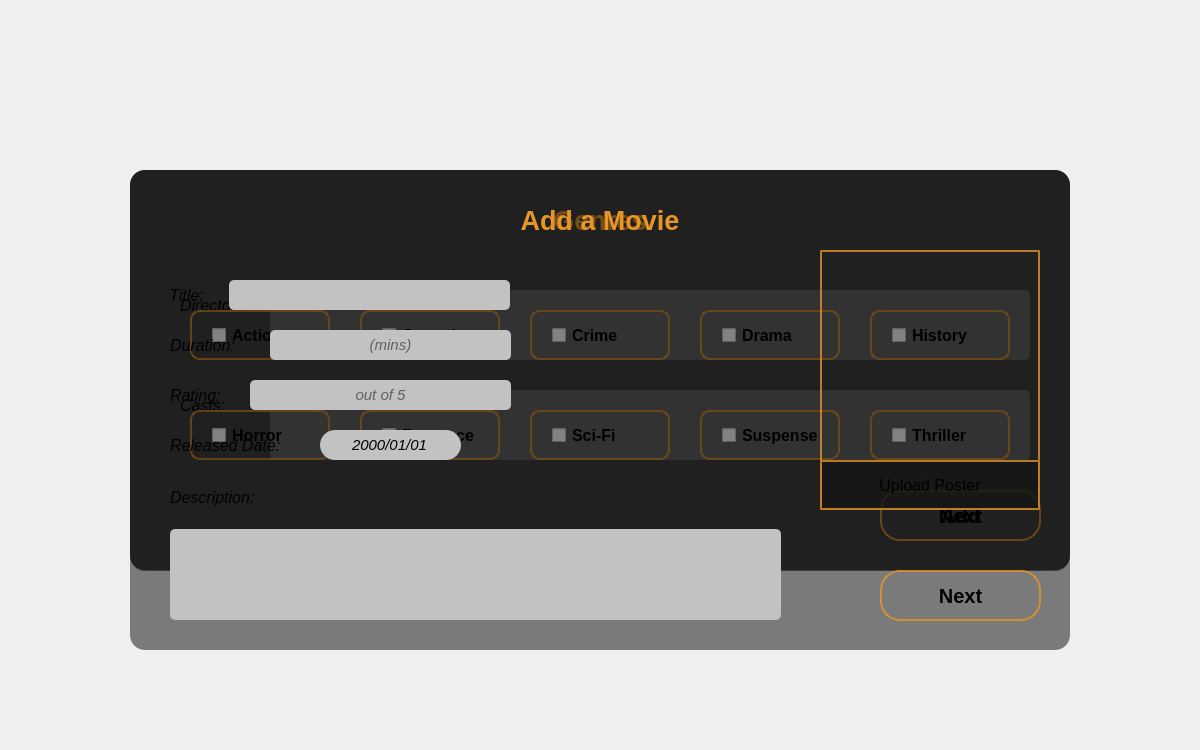
 <widget class="QWidget" name="addmovies">
  <property name="geometry">
   <rect>
    <x>0</x>
    <y>0</y>
    <width>1200</width>
    <height>750</height>
   </rect>
  </property>
  <property name="minimumSize">
   <size>
    <width>1200</width>
    <height>750</height>
   </size>
  </property>
  <property name="maximumSize">
   <size>
    <width>1200</width>
    <height>750</height>
   </size>
  </property>
  <property name="windowTitle">
   <string>MovieMaestro</string>
  </property>
  <property name="windowIcon">
   <iconset resource="photos.qrc">
    <normaloff>:/MM Transparent BG.png</normaloff>:/MM Transparent BG.png</iconset>
  </property>
  <widget class="QLabel" name="Background">
   <property name="geometry">
    <rect>
     <x>0</x>
     <y>0</y>
     <width>1200</width>
     <height>750</height>
    </rect>
   </property>
   <property name="minimumSize">
    <size>
     <width>1200</width>
     <height>750</height>
    </size>
   </property>
   <property name="maximumSize">
    <size>
     <width>1200</width>
     <height>750</height>
    </size>
   </property>
   <property name="focusPolicy">
    <enum>Qt::StrongFocus</enum>
   </property>
   <property name="styleSheet">
    <string notr="true"/>
   </property>
   <property name="text">
    <string/>
   </property>
   <property name="pixmap">
    <pixmap resource="photos.qrc">:/background1.png</pixmap>
   </property>
   <property name="scaledContents">
    <bool>true</bool>
   </property>
  </widget>
  <widget class="QLabel" name="Logo">
   <property name="geometry">
    <rect>
     <x>1040</x>
     <y>30</y>
     <width>121</width>
     <height>111</height>
    </rect>
   </property>
   <property name="text">
    <string/>
   </property>
   <property name="pixmap">
    <pixmap resource="photos.qrc">:/MM Transparent BG.png</pixmap>
   </property>
   <property name="scaledContents">
    <bool>true</bool>
   </property>
  </widget>
  <widget class="QPushButton" name="BackToAdminOptions">
   <property name="geometry">
    <rect>
     <x>40</x>
     <y>40</y>
     <width>51</width>
     <height>51</height>
    </rect>
   </property>
   <property name="cursor">
    <cursorShape>PointingHandCursor</cursorShape>
   </property>
   <property name="mouseTracking">
    <bool>true</bool>
   </property>
   <property name="styleSheet">
    <string notr="true">background:none;
border:none;</string>
   </property>
   <property name="text">
    <string/>
   </property>
   <property name="icon">
    <iconset resource="photos.qrc">
     <normaloff>:/back icon.png</normaloff>:/back icon.png</iconset>
   </property>
   <property name="iconSize">
    <size>
     <width>50</width>
     <height>50</height>
    </size>
   </property>
  </widget>
  <widget class="QGroupBox" name="addMoviesBox">
   <property name="enabled">
    <bool>true</bool>
   </property>
   <property name="geometry">
    <rect>
     <x>130</x>
     <y>170</y>
     <width>940</width>
     <height>480</height>
    </rect>
   </property>
   <property name="sizePolicy">
    <sizepolicy hsizetype="Preferred" vsizetype="Preferred">
     <horstretch>0</horstretch>
     <verstretch>0</verstretch>
    </sizepolicy>
   </property>
   <property name="layoutDirection">
    <enum>Qt::LeftToRight</enum>
   </property>
   <property name="autoFillBackground">
    <bool>false</bool>
   </property>
   <property name="styleSheet">
    <string notr="true">background-color:rgba(0, 0, 0, 125);
background-position:left;
border: none;
border-radius: 15px;</string>
   </property>
   <property name="title">
    <string/>
   </property>
   <property name="alignment">
    <set>Qt::AlignCenter</set>
   </property>
   <widget class="QPushButton" name="nextButton">
    <property name="geometry">
     <rect>
      <x>750</x>
      <y>400</y>
      <width>161</width>
      <height>51</height>
     </rect>
    </property>
    <property name="sizePolicy">
     <sizepolicy hsizetype="Minimum" vsizetype="Fixed">
      <horstretch>0</horstretch>
      <verstretch>0</verstretch>
     </sizepolicy>
    </property>
    <property name="font">
     <font>
      <family>Segoe UI</family>
      <pointsize>15</pointsize>
      <italic>false</italic>
      <bold>true</bold>
     </font>
    </property>
    <property name="cursor">
     <cursorShape>PointingHandCursor</cursorShape>
    </property>
    <property name="mouseTracking">
     <bool>true</bool>
    </property>
    <property name="layoutDirection">
     <enum>Qt::LeftToRight</enum>
    </property>
    <property name="styleSheet">
     <string notr="true">#nextButton
{
background:none;
border:2px solid rgba(230, 149, 40, 200);
border-radius:20px;
}
#nextButton:hover
{
background:rgba(230, 149, 40, 200);
}</string>
    </property>
    <property name="text">
     <string>Next</string>
    </property>
    <property name="checkable">
     <bool>false</bool>
    </property>
    <property name="autoRepeatInterval">
     <number>-1</number>
    </property>
   </widget>
   <widget class="QLineEdit" name="title">
    <property name="geometry">
     <rect>
      <x>99</x>
      <y>110</y>
      <width>281</width>
      <height>30</height>
     </rect>
    </property>
    <property name="sizePolicy">
     <sizepolicy hsizetype="Expanding" vsizetype="Fixed">
      <horstretch>0</horstretch>
      <verstretch>0</verstretch>
     </sizepolicy>
    </property>
    <property name="font">
     <font>
      <family>Segoe UI</family>
      <pointsize>11</pointsize>
      <italic>false</italic>
     </font>
    </property>
    <property name="cursor">
     <cursorShape>IBeamCursor</cursorShape>
    </property>
    <property name="styleSheet">
     <string notr="true">border:none;
background:rgb(194, 194, 194);
color:black;
border-radius:5px;
</string>
    </property>
    <property name="text">
     <string/>
    </property>
    <property name="echoMode">
     <enum>QLineEdit::Normal</enum>
    </property>
    <property name="alignment">
     <set>Qt::AlignCenter</set>
    </property>
    <property name="placeholderText">
     <string/>
    </property>
    <property name="cursorMoveStyle">
     <enum>Qt::LogicalMoveStyle</enum>
    </property>
    <property name="clearButtonEnabled">
     <bool>true</bool>
    </property>
   </widget>
   <widget class="QLabel" name="textAddMovie">
    <property name="geometry">
     <rect>
      <x>270</x>
      <y>10</y>
      <width>400</width>
      <height>81</height>
     </rect>
    </property>
    <property name="font">
     <font>
      <family>Segoe UI</family>
      <pointsize>20</pointsize>
      <italic>false</italic>
      <bold>true</bold>
     </font>
    </property>
    <property name="focusPolicy">
     <enum>Qt::NoFocus</enum>
    </property>
    <property name="contextMenuPolicy">
     <enum>Qt::DefaultContextMenu</enum>
    </property>
    <property name="autoFillBackground">
     <bool>false</bool>
    </property>
    <property name="styleSheet">
     <string notr="true">background:none;
border:none;
color:rgb(230, 149, 40);</string>
    </property>
    <property name="lineWidth">
     <number>0</number>
    </property>
    <property name="text">
     <string>Add a Movie</string>
    </property>
    <property name="scaledContents">
     <bool>false</bool>
    </property>
    <property name="alignment">
     <set>Qt::AlignCenter</set>
    </property>
    <property name="wordWrap">
     <bool>false</bool>
    </property>
   </widget>
   <widget class="QLabel" name="textTitle">
    <property name="geometry">
     <rect>
      <x>35</x>
      <y>110</y>
      <width>80</width>
      <height>30</height>
     </rect>
    </property>
    <property name="font">
     <font>
      <pointsize>12</pointsize>
      <italic>true</italic>
      <fontweight>Medium</fontweight>
     </font>
    </property>
    <property name="styleSheet">
     <string notr="true">background:none;
border:none;</string>
    </property>
    <property name="text">
     <string> Title:</string>
    </property>
   </widget>
   <widget class="QLabel" name="textDescription">
    <property name="geometry">
     <rect>
      <x>40</x>
      <y>310</y>
      <width>111</width>
      <height>35</height>
     </rect>
    </property>
    <property name="font">
     <font>
      <pointsize>12</pointsize>
      <italic>true</italic>
      <fontweight>Medium</fontweight>
     </font>
    </property>
    <property name="styleSheet">
     <string notr="true">background:none;
border:none;</string>
    </property>
    <property name="text">
     <string>Description:</string>
    </property>
   </widget>
   <widget class="QLabel" name="textDuration">
    <property name="geometry">
     <rect>
      <x>40</x>
      <y>160</y>
      <width>80</width>
      <height>30</height>
     </rect>
    </property>
    <property name="font">
     <font>
      <pointsize>12</pointsize>
      <italic>true</italic>
      <fontweight>Medium</fontweight>
     </font>
    </property>
    <property name="styleSheet">
     <string notr="true">background:none;
border:none;</string>
    </property>
    <property name="text">
     <string>Duration:</string>
    </property>
   </widget>
   <widget class="QLineEdit" name="duration">
    <property name="geometry">
     <rect>
      <x>140</x>
      <y>160</y>
      <width>241</width>
      <height>30</height>
     </rect>
    </property>
    <property name="sizePolicy">
     <sizepolicy hsizetype="Expanding" vsizetype="Fixed">
      <horstretch>0</horstretch>
      <verstretch>0</verstretch>
     </sizepolicy>
    </property>
    <property name="font">
     <font>
      <family>Segoe UI</family>
      <pointsize>11</pointsize>
      <italic>true</italic>
     </font>
    </property>
    <property name="cursor">
     <cursorShape>IBeamCursor</cursorShape>
    </property>
    <property name="styleSheet">
     <string notr="true">border:none;
background:rgb(194, 194, 194);
color:black;
border-radius:5px;
</string>
    </property>
    <property name="text">
     <string/>
    </property>
    <property name="echoMode">
     <enum>QLineEdit::Normal</enum>
    </property>
    <property name="alignment">
     <set>Qt::AlignCenter</set>
    </property>
    <property name="placeholderText">
     <string>(mins)</string>
    </property>
    <property name="cursorMoveStyle">
     <enum>Qt::LogicalMoveStyle</enum>
    </property>
    <property name="clearButtonEnabled">
     <bool>true</bool>
    </property>
   </widget>
   <widget class="QLineEdit" name="rating">
    <property name="geometry">
     <rect>
      <x>120</x>
      <y>210</y>
      <width>261</width>
      <height>30</height>
     </rect>
    </property>
    <property name="sizePolicy">
     <sizepolicy hsizetype="Expanding" vsizetype="Fixed">
      <horstretch>0</horstretch>
      <verstretch>0</verstretch>
     </sizepolicy>
    </property>
    <property name="font">
     <font>
      <family>Segoe UI</family>
      <pointsize>11</pointsize>
      <italic>true</italic>
     </font>
    </property>
    <property name="cursor">
     <cursorShape>IBeamCursor</cursorShape>
    </property>
    <property name="styleSheet">
     <string notr="true">border:none;
background:rgb(194, 194, 194);
color:black;
border-radius:5px;
</string>
    </property>
    <property name="text">
     <string/>
    </property>
    <property name="maxLength">
     <number>3</number>
    </property>
    <property name="echoMode">
     <enum>QLineEdit::Normal</enum>
    </property>
    <property name="alignment">
     <set>Qt::AlignCenter</set>
    </property>
    <property name="placeholderText">
     <string>out of 5</string>
    </property>
    <property name="cursorMoveStyle">
     <enum>Qt::LogicalMoveStyle</enum>
    </property>
    <property name="clearButtonEnabled">
     <bool>true</bool>
    </property>
   </widget>
   <widget class="QLabel" name="textRating">
    <property name="geometry">
     <rect>
      <x>40</x>
      <y>210</y>
      <width>80</width>
      <height>30</height>
     </rect>
    </property>
    <property name="font">
     <font>
      <pointsize>12</pointsize>
      <italic>true</italic>
      <fontweight>Medium</fontweight>
     </font>
    </property>
    <property name="styleSheet">
     <string notr="true">background:none;
border:none;</string>
    </property>
    <property name="text">
     <string>Rating:</string>
    </property>
   </widget>
   <widget class="QLabel" name="textDate">
    <property name="geometry">
     <rect>
      <x>40</x>
      <y>260</y>
      <width>131</width>
      <height>30</height>
     </rect>
    </property>
    <property name="font">
     <font>
      <pointsize>12</pointsize>
      <italic>true</italic>
      <fontweight>Medium</fontweight>
     </font>
    </property>
    <property name="styleSheet">
     <string notr="true">background:none;
border:none;</string>
    </property>
    <property name="text">
     <string>Released Date:</string>
    </property>
   </widget>
   <widget class="QDateEdit" name="date">
    <property name="geometry">
     <rect>
      <x>190</x>
      <y>260</y>
      <width>141</width>
      <height>30</height>
     </rect>
    </property>
    <property name="font">
     <font>
      <pointsize>11</pointsize>
      <italic>true</italic>
     </font>
    </property>
    <property name="cursor">
     <cursorShape>IBeamCursor</cursorShape>
    </property>
    <property name="styleSheet">
     <string notr="true">background-color:rgb(194, 194, 194);
color:black;</string>
    </property>
    <property name="frame">
     <bool>true</bool>
    </property>
    <property name="alignment">
     <set>Qt::AlignCenter</set>
    </property>
    <property name="buttonSymbols">
     <enum>QAbstractSpinBox::NoButtons</enum>
    </property>
    <property name="displayFormat">
     <string>yyyy/MM/dd</string>
    </property>
    <property name="date">
     <date>
      <year>2000</year>
      <month>1</month>
      <day>1</day>
     </date>
    </property>
   </widget>
   <widget class="QPushButton" name="poster">
    <property name="geometry">
     <rect>
      <x>690</x>
      <y>290</y>
      <width>220</width>
      <height>50</height>
     </rect>
    </property>
    <property name="font">
     <font>
      <pointsize>12</pointsize>
      <bold>false</bold>
     </font>
    </property>
    <property name="cursor">
     <cursorShape>PointingHandCursor</cursorShape>
    </property>
    <property name="styleSheet">
     <string notr="true">#poster
{
background:rgba(20,20,20,200);
border:2px solid rgba(230, 149, 40, 200);
border-radius:0px;
}
#poster:hover
{
background:rgba(230, 149, 40, 200);
}</string>
    </property>
    <property name="text">
     <string>Upload Poster</string>
    </property>
   </widget>
   <widget class="QTextEdit" name="description">
    <property name="geometry">
     <rect>
      <x>40</x>
      <y>359</y>
      <width>611</width>
      <height>91</height>
     </rect>
    </property>
    <property name="font">
     <font>
      <pointsize>12</pointsize>
     </font>
    </property>
    <property name="cursor" stdset="0">
     <cursorShape>IBeamCursor</cursorShape>
    </property>
    <property name="styleSheet">
     <string notr="true">border:none;
background:rgb(194, 194, 194);
color:black;
border-radius:5px;
</string>
    </property>
   </widget>
   <widget class="QLabel" name="posterLabel">
    <property name="geometry">
     <rect>
      <x>690</x>
      <y>80</y>
      <width>220</width>
      <height>260</height>
     </rect>
    </property>
    <property name="styleSheet">
     <string notr="true">#posterLabel
{
background:none;
border:2px solid rgba(230, 149, 40, 200);
border-radius:0px;
}</string>
    </property>
    <property name="text">
     <string/>
    </property>
    <property name="scaledContents">
     <bool>true</bool>
    </property>
   </widget>
   <zorder>nextButton</zorder>
   <zorder>title</zorder>
   <zorder>textAddMovie</zorder>
   <zorder>textTitle</zorder>
   <zorder>textDescription</zorder>
   <zorder>textDuration</zorder>
   <zorder>duration</zorder>
   <zorder>textRating</zorder>
   <zorder>textDate</zorder>
   <zorder>date</zorder>
   <zorder>description</zorder>
   <zorder>rating</zorder>
   <zorder>posterLabel</zorder>
   <zorder>poster</zorder>
  </widget>
  <widget class="QPushButton" name="BackToAddMovies">
   <property name="geometry">
    <rect>
     <x>40</x>
     <y>40</y>
     <width>51</width>
     <height>51</height>
    </rect>
   </property>
   <property name="cursor">
    <cursorShape>PointingHandCursor</cursorShape>
   </property>
   <property name="mouseTracking">
    <bool>true</bool>
   </property>
   <property name="styleSheet">
    <string notr="true">background:none;
border:none;</string>
   </property>
   <property name="text">
    <string/>
   </property>
   <property name="icon">
    <iconset resource="photos.qrc">
     <normaloff>:/back icon.png</normaloff>:/back icon.png</iconset>
   </property>
   <property name="iconSize">
    <size>
     <width>50</width>
     <height>50</height>
    </size>
   </property>
  </widget>
  <widget class="QGroupBox" name="addMoviesBox2">
   <property name="enabled">
    <bool>true</bool>
   </property>
   <property name="geometry">
    <rect>
     <x>130</x>
     <y>170</y>
     <width>940</width>
     <height>401</height>
    </rect>
   </property>
   <property name="sizePolicy">
    <sizepolicy hsizetype="Preferred" vsizetype="Preferred">
     <horstretch>0</horstretch>
     <verstretch>0</verstretch>
    </sizepolicy>
   </property>
   <property name="layoutDirection">
    <enum>Qt::LeftToRight</enum>
   </property>
   <property name="autoFillBackground">
    <bool>false</bool>
   </property>
   <property name="styleSheet">
    <string notr="true">background-color:rgba(0, 0, 0, 125);
background-position:left;
border: none;
border-radius: 15px;</string>
   </property>
   <property name="title">
    <string/>
   </property>
   <property name="alignment">
    <set>Qt::AlignCenter</set>
   </property>
   <widget class="QLabel" name="textAddMovie2">
    <property name="geometry">
     <rect>
      <x>270</x>
      <y>10</y>
      <width>400</width>
      <height>81</height>
     </rect>
    </property>
    <property name="font">
     <font>
      <family>Segoe UI</family>
      <pointsize>20</pointsize>
      <italic>false</italic>
      <bold>true</bold>
     </font>
    </property>
    <property name="focusPolicy">
     <enum>Qt::NoFocus</enum>
    </property>
    <property name="contextMenuPolicy">
     <enum>Qt::DefaultContextMenu</enum>
    </property>
    <property name="autoFillBackground">
     <bool>false</bool>
    </property>
    <property name="styleSheet">
     <string notr="true">background:none;
border:none;
color:rgb(230, 149, 40);</string>
    </property>
    <property name="lineWidth">
     <number>0</number>
    </property>
    <property name="text">
     <string>Add a Movie</string>
    </property>
    <property name="scaledContents">
     <bool>false</bool>
    </property>
    <property name="alignment">
     <set>Qt::AlignCenter</set>
    </property>
    <property name="wordWrap">
     <bool>false</bool>
    </property>
   </widget>
   <widget class="QLabel" name="textDirectors">
    <property name="geometry">
     <rect>
      <x>50</x>
      <y>120</y>
      <width>80</width>
      <height>30</height>
     </rect>
    </property>
    <property name="font">
     <font>
      <pointsize>12</pointsize>
      <italic>true</italic>
      <fontweight>Medium</fontweight>
     </font>
    </property>
    <property name="styleSheet">
     <string notr="true">background:none;
border:none;</string>
    </property>
    <property name="text">
     <string>Directors:</string>
    </property>
   </widget>
   <widget class="QLabel" name="textCasts">
    <property name="geometry">
     <rect>
      <x>50</x>
      <y>220</y>
      <width>80</width>
      <height>30</height>
     </rect>
    </property>
    <property name="font">
     <font>
      <pointsize>12</pointsize>
      <italic>true</italic>
      <fontweight>Medium</fontweight>
     </font>
    </property>
    <property name="styleSheet">
     <string notr="true">background:none;
border:none;</string>
    </property>
    <property name="text">
     <string>Casts:</string>
    </property>
   </widget>
   <widget class="QPushButton" name="nextButton2">
    <property name="geometry">
     <rect>
      <x>750</x>
      <y>320</y>
      <width>161</width>
      <height>51</height>
     </rect>
    </property>
    <property name="sizePolicy">
     <sizepolicy hsizetype="Minimum" vsizetype="Fixed">
      <horstretch>0</horstretch>
      <verstretch>0</verstretch>
     </sizepolicy>
    </property>
    <property name="font">
     <font>
      <family>Segoe UI</family>
      <pointsize>15</pointsize>
      <italic>false</italic>
      <bold>true</bold>
     </font>
    </property>
    <property name="cursor">
     <cursorShape>PointingHandCursor</cursorShape>
    </property>
    <property name="mouseTracking">
     <bool>true</bool>
    </property>
    <property name="layoutDirection">
     <enum>Qt::LeftToRight</enum>
    </property>
    <property name="styleSheet">
     <string notr="true">#nextButton2
{
background:none;
border:2px solid rgba(230, 149, 40, 200);
border-radius:20px;
}
#nextButton2:hover
{
background:rgba(230, 149, 40, 200);
}</string>
    </property>
    <property name="text">
     <string>Next</string>
    </property>
    <property name="autoRepeatInterval">
     <number>-1</number>
    </property>
   </widget>
   <widget class="QTextEdit" name="directors">
    <property name="geometry">
     <rect>
      <x>140</x>
      <y>120</y>
      <width>760</width>
      <height>70</height>
     </rect>
    </property>
    <property name="font">
     <font>
      <pointsize>12</pointsize>
     </font>
    </property>
    <property name="cursor" stdset="0">
     <cursorShape>IBeamCursor</cursorShape>
    </property>
    <property name="styleSheet">
     <string notr="true">border:none;
background:rgb(194, 194, 194);
color:black;
border-radius:5px;
</string>
    </property>
   </widget>
   <widget class="QTextEdit" name="casts">
    <property name="geometry">
     <rect>
      <x>140</x>
      <y>220</y>
      <width>760</width>
      <height>70</height>
     </rect>
    </property>
    <property name="font">
     <font>
      <pointsize>12</pointsize>
     </font>
    </property>
    <property name="cursor" stdset="0">
     <cursorShape>IBeamCursor</cursorShape>
    </property>
    <property name="styleSheet">
     <string notr="true">border:none;
background:rgb(194, 194, 194);
color:black;
border-radius:5px;
</string>
    </property>
   </widget>
  </widget>
  <widget class="QGroupBox" name="genresBox">
   <property name="enabled">
    <bool>true</bool>
   </property>
   <property name="geometry">
    <rect>
     <x>130</x>
     <y>170</y>
     <width>940</width>
     <height>400</height>
    </rect>
   </property>
   <property name="sizePolicy">
    <sizepolicy hsizetype="Preferred" vsizetype="Preferred">
     <horstretch>0</horstretch>
     <verstretch>0</verstretch>
    </sizepolicy>
   </property>
   <property name="layoutDirection">
    <enum>Qt::LeftToRight</enum>
   </property>
   <property name="autoFillBackground">
    <bool>false</bool>
   </property>
   <property name="styleSheet">
    <string notr="true">background-color:rgba(0, 0, 0, 125);
background-position:left;
border: none;
border-radius: 15px;</string>
   </property>
   <property name="title">
    <string/>
   </property>
   <property name="alignment">
    <set>Qt::AlignCenter</set>
   </property>
   <widget class="QLabel" name="textGenres">
    <property name="geometry">
     <rect>
      <x>270</x>
      <y>10</y>
      <width>400</width>
      <height>81</height>
     </rect>
    </property>
    <property name="font">
     <font>
      <family>Segoe UI</family>
      <pointsize>20</pointsize>
      <italic>false</italic>
      <bold>true</bold>
     </font>
    </property>
    <property name="focusPolicy">
     <enum>Qt::NoFocus</enum>
    </property>
    <property name="contextMenuPolicy">
     <enum>Qt::DefaultContextMenu</enum>
    </property>
    <property name="autoFillBackground">
     <bool>false</bool>
    </property>
    <property name="styleSheet">
     <string notr="true">background:none;
border:none;
color:rgb(230, 149, 40);</string>
    </property>
    <property name="lineWidth">
     <number>0</number>
    </property>
    <property name="text">
     <string>Genres</string>
    </property>
    <property name="scaledContents">
     <bool>false</bool>
    </property>
    <property name="alignment">
     <set>Qt::AlignCenter</set>
    </property>
    <property name="wordWrap">
     <bool>false</bool>
    </property>
   </widget>
   <widget class="QPushButton" name="addButton">
    <property name="geometry">
     <rect>
      <x>750</x>
      <y>320</y>
      <width>161</width>
      <height>51</height>
     </rect>
    </property>
    <property name="sizePolicy">
     <sizepolicy hsizetype="Minimum" vsizetype="Fixed">
      <horstretch>0</horstretch>
      <verstretch>0</verstretch>
     </sizepolicy>
    </property>
    <property name="font">
     <font>
      <family>Segoe UI</family>
      <pointsize>15</pointsize>
      <italic>false</italic>
      <bold>true</bold>
     </font>
    </property>
    <property name="cursor">
     <cursorShape>PointingHandCursor</cursorShape>
    </property>
    <property name="mouseTracking">
     <bool>true</bool>
    </property>
    <property name="layoutDirection">
     <enum>Qt::LeftToRight</enum>
    </property>
    <property name="styleSheet">
     <string notr="true">#addButton
{
background:none;
border:2px solid rgba(230, 149, 40, 200);
border-radius:20px;
}
#addButton:hover
{
background:rgba(230, 149, 40, 200);
}</string>
    </property>
    <property name="text">
     <string>Add</string>
    </property>
    <property name="autoRepeatInterval">
     <number>-1</number>
    </property>
   </widget>
   <widget class="QCheckBox" name="horror">
    <property name="geometry">
     <rect>
      <x>60</x>
      <y>240</y>
      <width>140</width>
      <height>50</height>
     </rect>
    </property>
    <property name="font">
     <font>
      <pointsize>12</pointsize>
      <bold>true</bold>
     </font>
    </property>
    <property name="cursor">
     <cursorShape>PointingHandCursor</cursorShape>
    </property>
    <property name="styleSheet">
     <string notr="true">QCheckBox
{
background:none;
border:2px solid rgba(230, 149, 40, 200);
border-radius:10px;
padding-left: 20px; 
padding-right: 20px;
}

QCheckBox:hover
{
background:rgba(230, 149, 40, 200);
}</string>
    </property>
    <property name="text">
     <string>Horror</string>
    </property>
   </widget>
   <widget class="QCheckBox" name="action">
    <property name="geometry">
     <rect>
      <x>60</x>
      <y>140</y>
      <width>140</width>
      <height>50</height>
     </rect>
    </property>
    <property name="font">
     <font>
      <pointsize>12</pointsize>
      <bold>true</bold>
     </font>
    </property>
    <property name="cursor">
     <cursorShape>PointingHandCursor</cursorShape>
    </property>
    <property name="styleSheet">
     <string notr="true">QCheckBox
{
background:none;
border:2px solid rgba(230, 149, 40, 200);
border-radius:10px;
padding-left: 20px; 
padding-right: 20px;
}

QCheckBox:hover
{
background:rgba(230, 149, 40, 200);
}</string>
    </property>
    <property name="text">
     <string>Action</string>
    </property>
   </widget>
   <widget class="QCheckBox" name="romance">
    <property name="geometry">
     <rect>
      <x>230</x>
      <y>240</y>
      <width>140</width>
      <height>50</height>
     </rect>
    </property>
    <property name="font">
     <font>
      <pointsize>12</pointsize>
      <bold>true</bold>
     </font>
    </property>
    <property name="cursor">
     <cursorShape>PointingHandCursor</cursorShape>
    </property>
    <property name="styleSheet">
     <string notr="true">QCheckBox
{
background:none;
border:2px solid rgba(230, 149, 40, 200);
border-radius:10px;
padding-left: 20px; 
padding-right: 20px;
}
QCheckBox:hover
{
background:rgba(230, 149, 40, 200);
}</string>
    </property>
    <property name="text">
     <string>Romance</string>
    </property>
   </widget>
   <widget class="QCheckBox" name="thriller">
    <property name="geometry">
     <rect>
      <x>740</x>
      <y>240</y>
      <width>140</width>
      <height>50</height>
     </rect>
    </property>
    <property name="font">
     <font>
      <pointsize>12</pointsize>
      <bold>true</bold>
     </font>
    </property>
    <property name="cursor">
     <cursorShape>PointingHandCursor</cursorShape>
    </property>
    <property name="styleSheet">
     <string notr="true">QCheckBox
{
background:none;
border:2px solid rgba(230, 149, 40, 200);
border-radius:10px;
padding-left: 20px; 
padding-right: 20px;
}
QCheckBox:hover
{
background:rgba(230, 149, 40, 200);
}</string>
    </property>
    <property name="text">
     <string>Thriller</string>
    </property>
   </widget>
   <widget class="QCheckBox" name="comedy">
    <property name="geometry">
     <rect>
      <x>230</x>
      <y>140</y>
      <width>140</width>
      <height>50</height>
     </rect>
    </property>
    <property name="font">
     <font>
      <pointsize>12</pointsize>
      <bold>true</bold>
     </font>
    </property>
    <property name="cursor">
     <cursorShape>PointingHandCursor</cursorShape>
    </property>
    <property name="styleSheet">
     <string notr="true">QCheckBox
{
background:none;
border:2px solid rgba(230, 149, 40, 200);
border-radius:10px;
padding-left: 20px; 
padding-right: 20px;
}

QCheckBox:hover
{
background:rgba(230, 149, 40, 200);
}</string>
    </property>
    <property name="text">
     <string>Comedy</string>
    </property>
   </widget>
   <widget class="QCheckBox" name="history">
    <property name="geometry">
     <rect>
      <x>740</x>
      <y>140</y>
      <width>140</width>
      <height>50</height>
     </rect>
    </property>
    <property name="font">
     <font>
      <pointsize>12</pointsize>
      <bold>true</bold>
     </font>
    </property>
    <property name="cursor">
     <cursorShape>PointingHandCursor</cursorShape>
    </property>
    <property name="styleSheet">
     <string notr="true">QCheckBox
{
background:none;
border:2px solid rgba(230, 149, 40, 200);
border-radius:10px;
padding-left: 20px; 
padding-right: 20px;
}
QCheckBox:hover
{
background:rgba(230, 149, 40, 200);
}</string>
    </property>
    <property name="text">
     <string>History</string>
    </property>
   </widget>
   <widget class="QCheckBox" name="crime">
    <property name="geometry">
     <rect>
      <x>400</x>
      <y>140</y>
      <width>140</width>
      <height>50</height>
     </rect>
    </property>
    <property name="font">
     <font>
      <pointsize>12</pointsize>
      <bold>true</bold>
     </font>
    </property>
    <property name="cursor">
     <cursorShape>PointingHandCursor</cursorShape>
    </property>
    <property name="styleSheet">
     <string notr="true">QCheckBox
{
background:none;
border:2px solid rgba(230, 149, 40, 200);
border-radius:10px;
padding-left: 20px; 
padding-right: 20px;
}

QCheckBox:hover
{
background:rgba(230, 149, 40, 200);
}</string>
    </property>
    <property name="text">
     <string>Crime</string>
    </property>
   </widget>
   <widget class="QCheckBox" name="drama">
    <property name="geometry">
     <rect>
      <x>570</x>
      <y>140</y>
      <width>140</width>
      <height>50</height>
     </rect>
    </property>
    <property name="font">
     <font>
      <pointsize>12</pointsize>
      <bold>true</bold>
     </font>
    </property>
    <property name="cursor">
     <cursorShape>PointingHandCursor</cursorShape>
    </property>
    <property name="styleSheet">
     <string notr="true">QCheckBox
{
background:none;
border:2px solid rgba(230, 149, 40, 200);
border-radius:10px;
padding-left: 20px; 
padding-right: 20px;
}
QCheckBox:hover
{
background:rgba(230, 149, 40, 200);
}</string>
    </property>
    <property name="text">
     <string>Drama</string>
    </property>
   </widget>
   <widget class="QCheckBox" name="suspense">
    <property name="geometry">
     <rect>
      <x>570</x>
      <y>240</y>
      <width>140</width>
      <height>50</height>
     </rect>
    </property>
    <property name="font">
     <font>
      <pointsize>12</pointsize>
      <bold>true</bold>
     </font>
    </property>
    <property name="cursor">
     <cursorShape>PointingHandCursor</cursorShape>
    </property>
    <property name="styleSheet">
     <string notr="true">QCheckBox
{
background:none;
border:2px solid rgba(230, 149, 40, 200);
border-radius:10px;
padding-left: 20px; 
padding-right: 20px;
}

QCheckBox:hover
{
background:rgba(230, 149, 40, 200);
}</string>
    </property>
    <property name="text">
     <string>Suspense</string>
    </property>
   </widget>
   <widget class="QCheckBox" name="scifi">
    <property name="geometry">
     <rect>
      <x>400</x>
      <y>240</y>
      <width>140</width>
      <height>50</height>
     </rect>
    </property>
    <property name="font">
     <font>
      <pointsize>12</pointsize>
      <bold>true</bold>
     </font>
    </property>
    <property name="cursor">
     <cursorShape>PointingHandCursor</cursorShape>
    </property>
    <property name="styleSheet">
     <string notr="true">QCheckBox
{
background:none;
border:2px solid rgba(230, 149, 40, 200);
border-radius:10px;
padding-left: 20px; 
padding-right: 20px;
}
QCheckBox:hover
{
background:rgba(230, 149, 40, 200);
}</string>
    </property>
    <property name="text">
     <string>Sci-Fi</string>
    </property>
   </widget>
  </widget>
  <widget class="QPushButton" name="BackToAddMovies2">
   <property name="geometry">
    <rect>
     <x>40</x>
     <y>40</y>
     <width>51</width>
     <height>51</height>
    </rect>
   </property>
   <property name="cursor">
    <cursorShape>PointingHandCursor</cursorShape>
   </property>
   <property name="mouseTracking">
    <bool>true</bool>
   </property>
   <property name="styleSheet">
    <string notr="true">background:none;
border:none;</string>
   </property>
   <property name="text">
    <string/>
   </property>
   <property name="icon">
    <iconset resource="photos.qrc">
     <normaloff>:/back icon.png</normaloff>:/back icon.png</iconset>
   </property>
   <property name="iconSize">
    <size>
     <width>50</width>
     <height>50</height>
    </size>
   </property>
  </widget>
  <zorder>Background</zorder>
  <zorder>Logo</zorder>
  <zorder>BackToAdminOptions</zorder>
  <zorder>BackToAddMovies</zorder>
  <zorder>BackToAddMovies2</zorder>
  <zorder>addMoviesBox2</zorder>
  <zorder>genresBox</zorder>
  <zorder>addMoviesBox</zorder>
 </widget>
